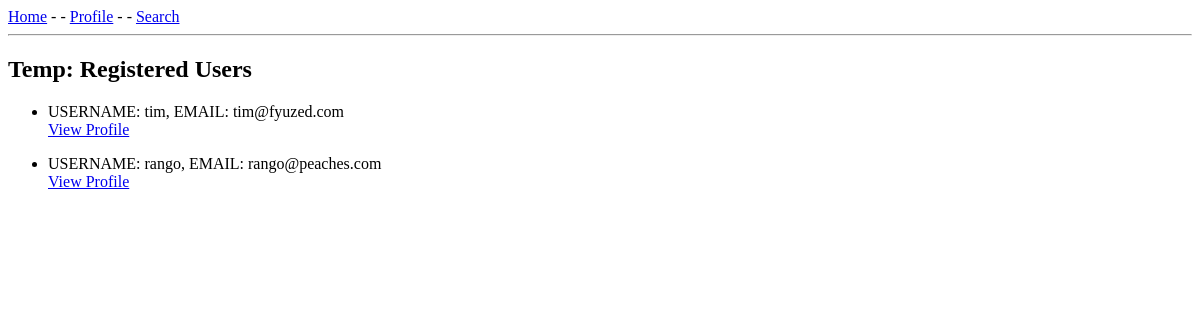
The app's page /users/userlist/ (signed in), older data.
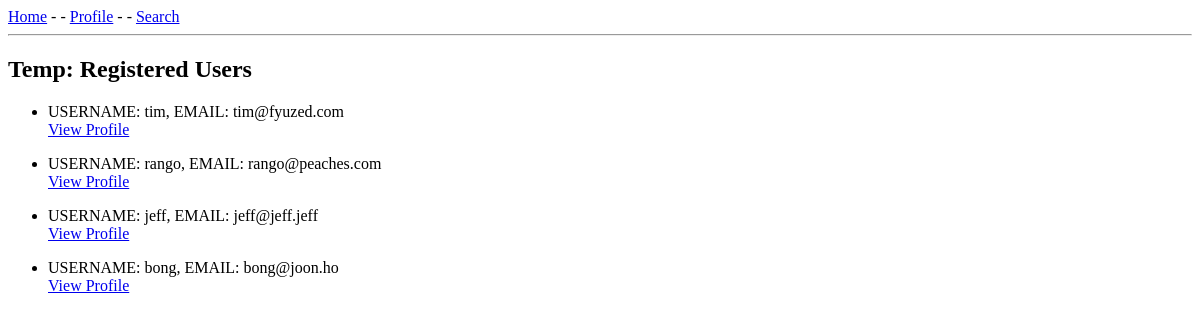
The same page, newer data.
### users/models.py (models this page shows, shortened)
class CustomUser(AbstractUser):
    slug = models.SlugField(unique=True, default="user_account_outdated")
    friend_list = models.ManyToManyField('CustomUser', related_name="friends")
    friend_requests = models.ManyToManyField('CustomUser', related_name="friendrequests")

### users/views.py (the view)
# urls.py: path('userlist/', RegisteredUsersList.as_view(), name='userlist'),
class RegisteredUsersList(LoginRequiredMixin, ListView):
    model = CustomUser
    template_name = 'users/user_list.html'

### templates/users/user_list.html (shortened to what this page needs)
{% extends 'base.html' %}
{% block content %}
<h2>Temp: Registered Users</h2>
<ul>
    {% for user in object_list %}
        <p><li>USERNAME: {{ user.username }}, EMAIL: {{ user.email }}</li>
            <a href="{% url 'profile' user.slug %}">View Profile</a>
        </p>
    {% endfor %}
</ul>
{% endblock %}

Row changes from the older to the newer data that the page shows:
added CustomUser: username "jeff", email "jeff@jeff.jeff"
added CustomUser: username "bong", email "bong@joon.ho"
